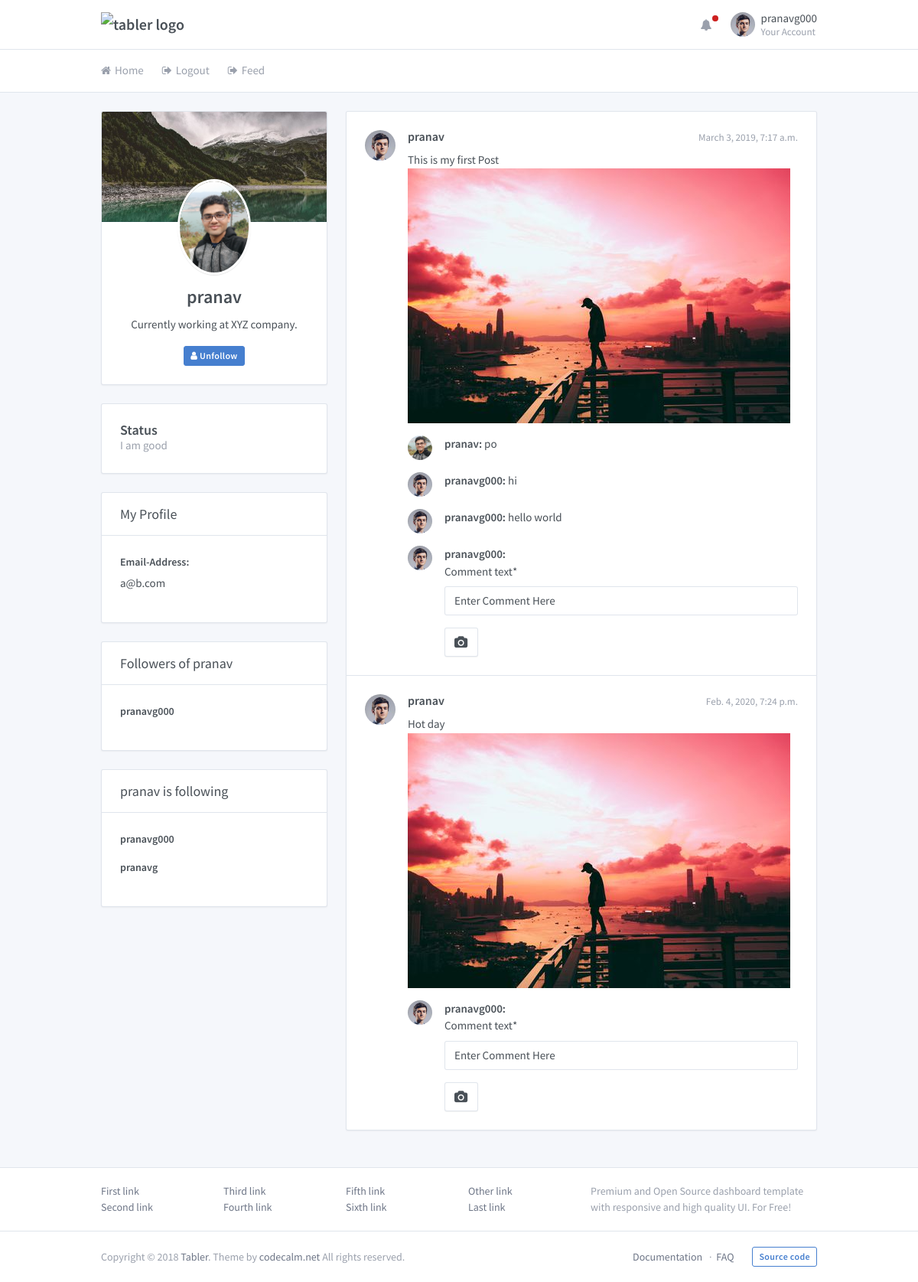
Page /profile/pranav/ (signed in) on the committed database.
### core/models.py (models this page shows, shortened)
class Profile(models.Model):
	user = models.OneToOneField(User, on_delete= models.CASCADE)
	profile_photo = models.FileField(default='default.jpg', upload_to='profile_photos')
	status_info = models.CharField(default="Enter status", max_length=1000)

class Follower(models.Model):
	user = models.ForeignKey(User,on_delete = models.CASCADE,null=True)
	follower_user = models.CharField(max_length=100,null=True)

class Following(models.Model):
	user = models.ForeignKey(User,on_delete = models.CASCADE,null=True)
	following_user = models.CharField(max_length=100,null=True)

class Post(models.Model):
	user = models.ForeignKey(User,on_delete = models.CASCADE,null=True)
	created_at = models.DateTimeField(auto_now_add=True)
	post_text = models.CharField(max_length=2000)
	post_picture = models.FileField(default="default.jpg",upload_to='post_picture')

class Comment(models.Model):
	post = models.ForeignKey(Post,on_delete = models.CASCADE)
	user = models.ForeignKey(User,on_delete = models.CASCADE,null=True)
	comment_text = models.CharField(default="Enter Comment Here",max_length=2000)

### core/views.py (the view)
# urls.py: url(r'^profile/(?P<username>\w+)/$',user_views.profile,name='profile'),
@login_required
def profile(request, username):
	if request.method == 'POST':
		u_form = UpdateUserForm(request.POST,instance=request.user)
		p_form = UpdateProfileForm(request.POST, request.FILES, instance=request.user.profile)
		if u_form.is_valid() and p_form.is_valid():
			u_form.save()
			p_form.save()
			messages.success(request,f'Your Profile has been updated!')
			url = reverse('profile', kwargs = {'username' : username})
			return redirect(url)
	else:
		if username == request.user.username:
			u_form = UpdateUserForm(instance=request.user)
			p_form = UpdateProfileForm(instance=request.user.profile)
			post_form = CreatePost()
			person = User.objects.get(username = username)
			context = {
					'u_form':u_form,
					'p_form':p_form,
					'post_form':post_form,
					'person':person,
			}
		else:
			person = User.objects.get(username = username)
			already_a_follower=0
			for followers in person.follower_set.all():
				if (followers.follower_user ==  request.user.username):
					already_a_follower=1
					break;
			if already_a_follower==1:
				context = {
						'person':person,
					}
			else:
				context = {
						'person':person,
						'f':1,
					}
		comment_form = CreateComment()
		context.update({'comment_form':comment_form})
	return render(request, 'core/profile.html', context)

### core/forms.py
class CreateComment(forms.ModelForm):
	class Meta:
		model = Comment
		fields = ['comment_text']

### core/templates/core/profile.html (shortened to what this page needs)
{%load static %}
{% load crispy_forms_tags %}
<!doctype html>
<html lang="en" dir="ltr">
  <head>
    <link rel="stylesheet" href="https://maxcdn.bootstrapcdn.com/font-awesome/4.7.0/css/font-awesome.min.css">
    <link href="{%static 'core/dashboard.css'%}" rel="stylesheet" />
  </head>
  <body>
    <div class="page">
      <div class="page-main">
        <div class="header py-4">
          <div class="container">
            <div class="d-flex">
              <a class="header-brand" href="./index.html">
                <img src="./demo/brand/tabler.svg" class="header-brand-img" alt="tabler logo">
              </a>
              <div class="d-flex order-lg-2 ml-auto">
                <div class="dropdown d-none d-md-flex">
                  <a class="nav-link icon" data-toggle="dropdown">
                    <i class="fa fa-bell"></i>
                    <span class="nav-unread"></span>
                  </a>
                </div>
                <div class="dropdown">
                  <a href="{%url 'profile' user.username%}" class="nav-link pr-0 leading-none" data-toggle="dropdown">
                    <span class="avatar" style="background-image: url({{user.profile.profile_photo.url}})"></span>
                    <span class="ml-2 d-none d-lg-block">
                      <span class="text-default">{{user.username}}</span>
                      <small class="text-muted d-block mt-1">Your Account</small>
                    </span>
                  </a>
                </div>
              </div>
            </div>
          </div>
        </div>
        <div class="header collapse d-lg-flex p-0" id="headerMenuCollapse">
          <div class="container">
            <div class="row align-items-center">
              <div class="col-lg order-lg-first">
                <ul class="nav nav-tabs border-0 flex-column flex-lg-row">
                  <li class="nav-item">
                    <a href="{%url 'home'%}" class="nav-link"><i class="fa fa-home"></i> Home</a>
                  </li>
                  <li class="nav-item">
                    <a href="{%url 'logout'%}" class="nav-link"><i class="fa fa-sign-out"></i> Logout</a>
                  </li>
                   <li class="nav-item">
                    <a href="{%url 'feed'%}" class="nav-link"><i class="fa fa-sign-out"></i> Feed</a>
                  </li>
                </ul>
              </div>
            </div>
          </div>
        </div>
        <div class="my-3 my-md-5">
          <div class="container">
            <div class="row">
              <div class="col-lg-4">
                <div class="card card-profile">
                  <div class="card-header"
                  style="background-image: url({%static 'core/images/default_card_background.jpg'%});"></div>
                  <div class="card-body text-center">
                    <img class="card-profile-img" src="{{person.profile.profile_photo.url}}">
                    <h3 class="mb-3">{{person.username}}</h3>
                    <p class="mb-4">
                      Currently working at XYZ company.
                    </p>
                    {%if not u_form%}
                    {%if f %}
                    <form action="{% url 'followweb' person.username%}" method="POST" enctype="multipart/form-data">
                    	{%csrf_token%}
                    <button  class="btn btn-outline-primary btn-sm">
                      <span class="fa fa-user"></span> Follow
                    </button>
                    </form>
                    {%else %}
                    <form action="{% url 'unfollowweb' person.username%}" method="POST">
                     <button  class="btn btn-primary btn-sm">
                      <span class="fa fa-user"></span> Unfollow
                    </button>
                	</form>
                    {%endif%}
                    {%endif%}
                  </div>
                </div>
                 <div class="card">
                  <div class="card-body">
                    <div class="media">
                      <div class="media-body">
                        <h4 class="m-0">Status</h4>
                        <p class="text-muted mb-0">{{person.profile.status_info}}</p>
                      </div>
                    </div>
                  </div>
                </div>
                <div class="card">
                  <div class="card-header">
                    <h3 class="card-title">My Profile</h3>
                  </div>
                  <div class="card-body">
                      <div class="row">
                        <div class="col">
                          <div class="form-group">
                            <label class="form-label">Email-Address:</label>{{person.email}}
                          </div>
                        </div>
                     </div>
                  </div>
                </div>
                <div class="card">
                  <div class="card-header">
                    <h3 class="card-title">Followers of {{person.username}}</h3>
                  </div>
                  <div class="card-body">
                    {%for followers in person.follower_set.all%}
                      <div class="row">
                        <div class="col">
                          <div class="form-group">
                            <a href="{%url 'profile' followers.follower_user%}"class="text-default"><label class="form-label">{{followers.follower_user}}</label></a>
                          </div>
                        </div>
                     </div>
                     {%endfor%}
                  </div>
                </div>
                <div class="card">
                  <div class="card-header">
                    <h3 class="card-title">{{person.username}} is following</h3>
                  </div>
                  <div class="card-body">
                      {%for following in person.following_set.all%}
                      <div class="row">
                        <div class="col">
                          <div class="form-group">
                            <a href="{%url 'profile' following.following_user%}"class="text-default"><label class="form-label">{{following.following_user}}</label></a>
                          </div>
                        </div>
                     </div>
                     {%endfor%}
                  </div>
                </div>
              </div>
              <div class="col-lg-8">
                <div class="card">
                  <ul class="list-group card-list-group">
                    {%for posts in person.post_set.all%}
                    <li class="list-group-item py-5">
                      <div class="media">
                        <div class="media-object avatar avatar-md mr-4" style="background-image: url({{user.profile.profile_photo.url}})"></div>
                        <div class="media-body">
                          <div class="media-heading">
                            <small class="float-right text-muted">{{posts.created_at}}</small>
                            <h5>{{posts.user.username}}</h5>
                          </div>
                          <div class="media-body">
                            {{posts.post_text}}
                          </div>
                          <div>
                            <img src="{{posts.post_picture.url}}">
                          </div>
                          <ul class="media-list">
                            {%for comment in posts.comment_set.all%}
                            <li class="media mt-4">
                              <div class="media-object avatar mr-4" style="background-image: url({{comment.user.profile.profile_photo.url}})"></div>
                              <div class="media-body">
                                <strong>{{comment.user.username}}: </strong>
                                {{comment.comment_text}}
                              </div>
                            </li>
                            {%endfor%}
                            <li class="media mt-4">
                              <div class="media-object avatar mr-4" style="background-image: url({{user.profile.profile_photo.url}})"></div>
                              <div class="media-body">
                                <strong>{{user.username}}: </strong>
                                <form action="{% url 'commentweb' person.username posts.pk%}" method="POST">
                                  {{comment_form|crispy}}
                                      <button type="submit" class="btn btn-secondary">
                                        <i class="fa fa-camera"></i>
                                      </button>
                                </form>
                              </div>
                            </li>
                          </ul>
                        </div>
                      </div>
                    </li>
                    {%endfor%}
                  </ul>
                </div>
              </div>
            </div>
          </div>
        </div>
      </div>
      <div class="footer">
        <div class="container">
          <div class="row">
            <div class="col-lg-8">
              <div class="row">
                <div class="col-6 col-md-3">
                  <ul class="list-unstyled mb-0">
                    <li><a href="#">First link</a></li>
                    <li><a href="#">Second link</a></li>
                  </ul>
                </div>
                <div class="col-6 col-md-3">
                  <ul class="list-unstyled mb-0">
                    <li><a href="#">Third link</a></li>
                    <li><a href="#">Fourth link</a></li>
                  </ul>
                </div>
                <div class="col-6 col-md-3">
                  <ul class="list-unstyled mb-0">
                    <li><a href="#">Fifth link</a></li>
                    <li><a href="#">Sixth link</a></li>
                  </ul>
                </div>
                <div class="col-6 col-md-3">
                  <ul class="list-unstyled mb-0">
                    <li><a href="#">Other link</a></li>
                    <li><a href="#">Last link</a></li>
                  </ul>
                </div>
              </div>
            </div>
            <div class="col-lg-4 mt-4 mt-lg-0">
              Premium and Open Source dashboard template with responsive and high quality UI. For Free!
            </div>
          </div>
        </div>
      </div>
      <footer class="footer">
        <div class="container">
          <div class="row align-items-center flex-row-reverse">
            <div class="col-auto ml-lg-auto">
              <div class="row align-items-center">
                <div class="col-auto">
                  <ul class="list-inline list-inline-dots mb-0">
                    <li class="list-inline-item"><a href="./docs/index.html">Documentation</a></li>
                    <li class="list-inline-item"><a href="./faq.html">FAQ</a></li>
                  </ul>
                </div>
                <div class="col-auto">
                  <a href="https://github.com/tabler/tabler" class="btn btn-outline-primary btn-sm">Source code</a>
                </div>
              </div>
            </div>
            <div class="col-12 col-lg-auto mt-3 mt-lg-0 text-center">
              Copyright © 2018 <a href=".">Tabler</a>. Theme by <a href="https://codecalm.net" target="_blank">codecalm.net</a> All rights reserved.
            </div>
          </div>
        </div>
      </footer>
    </div>
  </body>
</html>

### rows in the picture
Follower: follower_user "pranavg000"
Following: following_user "pranavg000"
Following: following_user "pranavg"
Post: profile.profile_photo (picture), created_at "March 3, 2019, 7:17 a.m.", user.username "pranav", post_text "This is my first Post", post_picture (picture), comment_text "Enter Comment Here"
Comment: user.profile.profile_photo (picture), user.username "pranav", comment_text "po"
Comment: user.profile.profile_photo (picture), user.username "pranavg000", comment_text "hi"
Comment: user.profile.profile_photo (picture), user.username "pranavg000", comment_text "hello world"
Post: profile.profile_photo (picture), created_at "Feb. 4, 2020, 7:24 p.m.", user.username "pranav", post_text "Hot day", post_picture (picture), comment_text "Enter Comment Here"

### other values in the picture
{{ user.username }} "pranavg000"
{{ person.username }} "pranav"
{{ person.profile.status_info }} "I am good"
{{ person.email }} "a@b.com"
